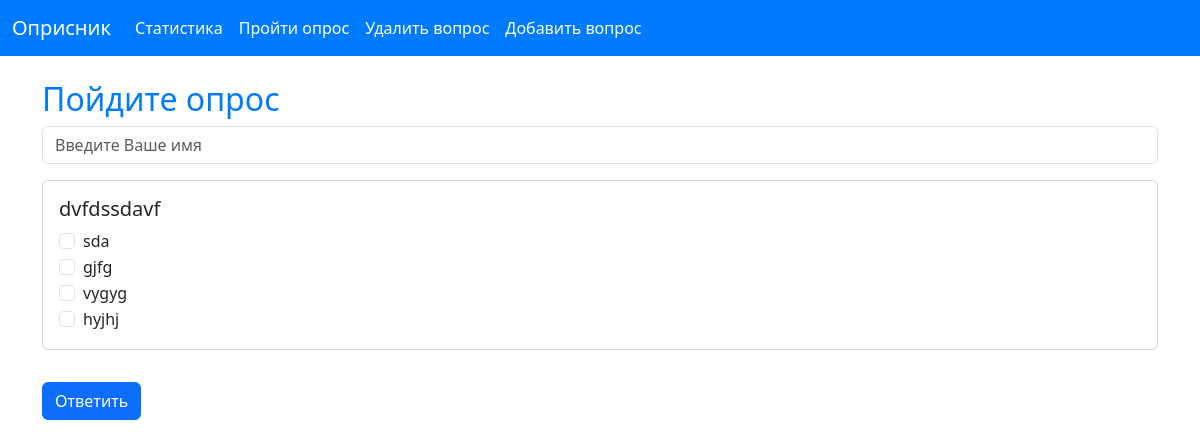
/questions/, run on an earlier commit of the app's database.
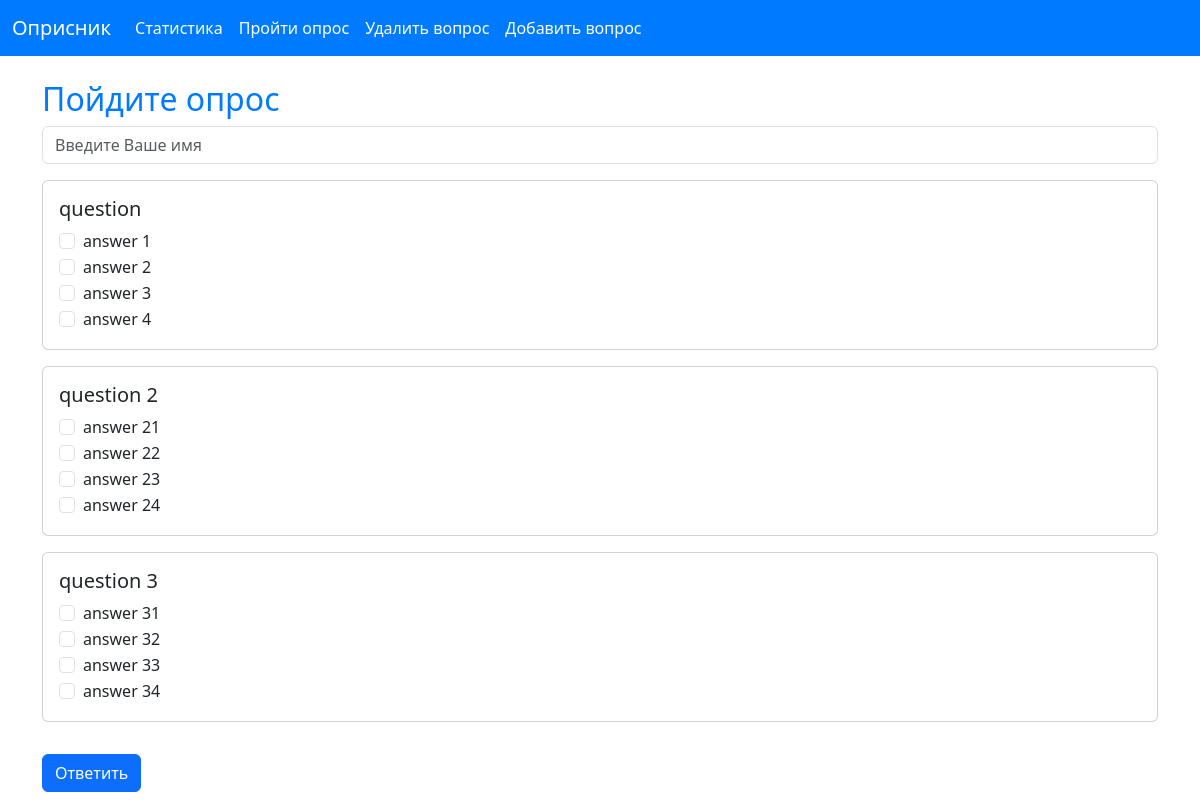
And on a later commit of the database.
### app/models.py (models this page shows)
class Questions(models.Model):
    question = models.CharField(max_length=100)
    answer1 = models.CharField(max_length=100)
    answer2 = models.CharField(max_length=100)
    answer3 = models.CharField(max_length=100)
    answer4 = models.CharField(max_length=100)

### app/views.py (the view, shortened to what this page needs)
# urls.py: path('questions/', question_render),
def question_render(request):
    if request.method == 'GET':
        data = []
        questions_list = Questions.objects.all()
        for quest in questions_list:
            data.append({'text':quest.question,
                         'answers':[quest.answer1,
                                    quest.answer2,
                                    quest.answer3,
                                    quest.answer4]})
        return render(request=request, template_name='question.html', context={'questions': data})

### app/templates/question.html (shortened to what this page needs)
<!DOCTYPE html>
<html lang="ru">
<head>
    <link href="https://cdn.jsdelivr.net/npm/bootstrap@5.3.0/dist/css/bootstrap.min.css" rel="stylesheet">
</head>
<body>
    <nav class="navbar navbar-expand-lg">
        <div class="container-fluid">
            <a class="navbar-brand" href="/">Оприсник</a>
            <div class="collapse navbar-collapse" id="navbarNav">
                <ul class="navbar-nav">
                    <li class="nav-item">
                        <a class="nav-link" href="/statistik/">Статистика</a>
                    </li>
                    <li class="nav-item">
                        <a class="nav-link" href="/questions/">Пройти опрос</a>
                    </li>
                    <li class="nav-item">
                        <a class="nav-link" href="/root/">Удалить вопрос</a>
                    </li>
                    <li class="nav-item">
                        <a class="nav-link" href="/add/">Добавить вопрос</a>
                    </li>
                </ul>
            </div>
        </div>
    </nav>
    <div class="container mt-4">
        <h2>Пойдите опрос</h2>
        <form method="POST" action="/questions/" id="{{ question.text }}">
        <input type="text" class="form-control mb-2" placeholder="Введите Ваше имя" name="username">
            {% for question in questions %}
            <div id="questions">
                    <div class="card my-3">
                        <div class="card-body">
                            <h5 type="text" class="card-title" id="quest" value="{{ question.text }}">{{ question.text }}</h5>
                            {% for answer in question.answers %}
                            <div class="form-check">
                                <input class="form-check-input" type="checkbox" id="answer{{ forloop.parentloop.counter }}{{ forloop.counter }}" name="answer" value="{{ question.text }}, {{ answer }}">
                                <label class="form-check-label" for="answer{{ forloop.parentloop.counter }}{{ forloop.counter }}">{{ answer }}</label>
                            </div>
                            {% endfor %}
                        </div>
                    </div>
                {% endfor %}
                <button type="submit" class="btn btn-primary mt-3">Ответить</button>
            </div>
        </form>
    </div>
</body>
</html>

What changed in the data, as far as the page shows it:
removed Questions: text "dvfdssdavf", answers "sda" "gjfg" "vygyg" "hyjhj"
added Questions: text "question", answers "answer 1" "answer 2" "answer 3" "answer 4"
added Questions: text "question 2", answers "answer 21" "answer 22" "answer 23" "answer 24"
added Questions: text "question 3", answers "answer 31" "answer 32" "answer 33" "answer 34"
